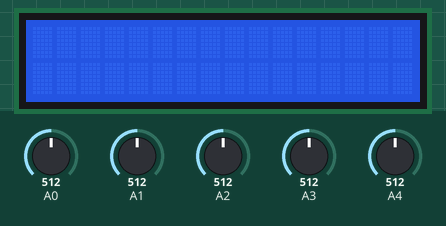
Simulated run of this sketch. Board: Arduino Uno, built with avr-gcc and run on an emulated ATmega328P. Parts: 16×2 character LCD. Inputs (shaded band) come from the test bench; at power-on: A0 = 512, A1 = 512, A2 = 512, A3 = 512, A4 = 512. What the sketch prints to the serial monitor is not drawn.

Above: at 1.2 s.
1.3 s: A0 set to 326
3.3 s: A0 set to 299
At 4.7 s:
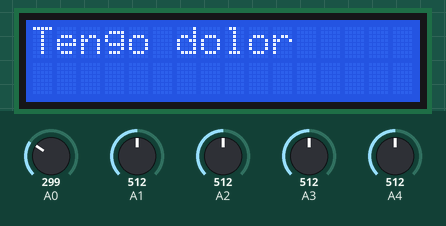
5.6 s: A0 set to 109
9.4 s: A0 set to 95
At 13.0 s:
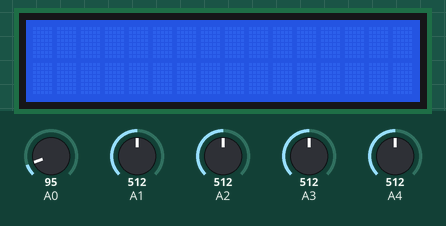
13.5 s: A0 set to 306
At 15.5 s:
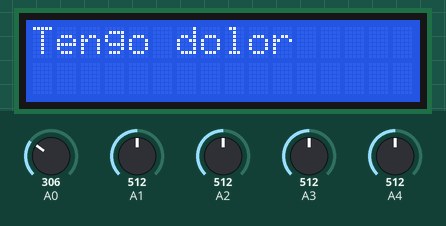
Timing chart, 0 to 16.8 s (numbered marks = the images above; inputs shaded):
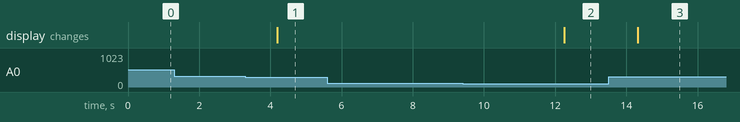

Measured:
- the behaviour switches between 318 and 317 on A0 (found by bisection; images 0 and 1)
- the behaviour switches between 103 and 102 on A0 (found by bisection; images 1 and 2)
- after the input at 1.3 s, every drawn part: stays the same
- after the input at 3.3 s, the display: changes after 0.90 s (image 1)
- after the input at 5.6 s, every drawn part: stays the same
- after the input at 9.4 s, the display: changes after 2.9 s (image 2)
- after the input at 13.5 s, the display: changes after 0.82 s (image 3)

The sketch:

handsensors.ino
```cpp
#include <Wire.h>
#include <LiquidCrystal_I2C.h>

// Inicializa la pantalla LCD con la dirección I2C 0x27
LiquidCrystal_I2C lcd(0x27, 16, 2);

// Clase para manejar la pantalla LCD
class PantallaLCD {
  public:
    void inicializar() {
      lcd.init();  // Inicializa la pantalla LCD
      lcd.backlight();  // Activa la luz de fondo de la LCD
    }

    void mostrarMensaje(const char* mensaje) {
      lcd.clear();
      lcd.setCursor(0, 0);
      lcd.print(mensaje);
      delay(3000); // Espera 3 segundos antes de borrar el mensaje
    }

    void limpiarPantalla() {
      lcd.clear();
    }
};

// Definición de la clase SensorFlex
class SensorFlex {
  public:
    int pin;
    int resistencia;
    int curvatura;

    SensorFlex(int p) : pin(p) {}

    int leerValor() {
      resistencia = analogRead(pin);
      curvatura = map(resistencia, 0, 1023, 0, 100);
      return curvatura;
    }
};

// Clase para gestionar el guante
class GuanteSensorizado {
  public:
    SensorFlex pulgar;
    SensorFlex indice;
    SensorFlex corazon;
    SensorFlex anular;
    SensorFlex menique;
    PantallaLCD pantalla;  // Asocia la pantalla con el guante

    GuanteSensorizado(int pinPulgar, int pinIndice, int pinCorazon, int pinAnular, int pinMenique) :
      pulgar(pinPulgar), indice(pinIndice), corazon(pinCorazon), anular(pinAnular), menique(pinMenique) {}

    void inicializar() {
      pantalla.inicializar();  // Inicializa la pantalla
      Serial.begin(9600);  // Inicializa la comunicación serial
    }

    void leerSensores() {
      int curvaturaPulgar = pulgar.leerValor();
      int curvaturaIndice = indice.leerValor();
      int curvaturaCorazon = corazon.leerValor();
      int curvaturaAnular = anular.leerValor();
      int curvaturaMenique = menique.leerValor();

      // Muestra los valores en el monitor serial
      Serial.println("Valores de curvatura:");
      Serial.print("Pulgar: ");
      Serial.println(curvaturaPulgar);
      Serial.print("Indice: ");
      Serial.println(curvaturaIndice);
      Serial.print("Corazon: ");
      Serial.println(curvaturaCorazon);
      Serial.print("Anular: ");
      Serial.println(curvaturaAnular);
      Serial.print("Menique: ");
      Serial.println(curvaturaMenique);

      // Verifica las condiciones de los dedos y muestra el mensaje correspondiente
      if (curvaturaIndice >= 80 && curvaturaIndice <= 90) {
        pantalla.mostrarMensaje("Tengo hambre");
      }
      else if (curvaturaCorazon >= 80 && curvaturaCorazon <= 90) {
        pantalla.mostrarMensaje("Tengo sed");
      }
      else if (curvaturaAnular >= 88 && curvaturaAnular <= 90 && curvaturaMenique >= 78 && curvaturaMenique <= 90) {
        pantalla.mostrarMensaje("Ir al banio");
      }
      else if (curvaturaAnular >= 87 && curvaturaAnular <= 90) {
        pantalla.mostrarMensaje("Estoy bien");
      }
      else if (curvaturaPulgar >= 10 && curvaturaPulgar <= 30) {
        pantalla.mostrarMensaje("Tengo dolor");
      }
      else {
        pantalla.limpiarPantalla();  // Limpia la pantalla si no hay coincidencias
      }
    }
};

// Creación de una instancia del guante sensorizado
GuanteSensorizado guante(A0, A1, A2, A3, A4);

void setup() {
  guante.inicializar();  // Inicializa los componentes del guante
}

void loop() {
  guante.leerSensores();  // Lee los valores de los sensores y muestra el mensaje correspondiente
  delay(1000);  // Espera antes de la siguiente lectura
}
```
